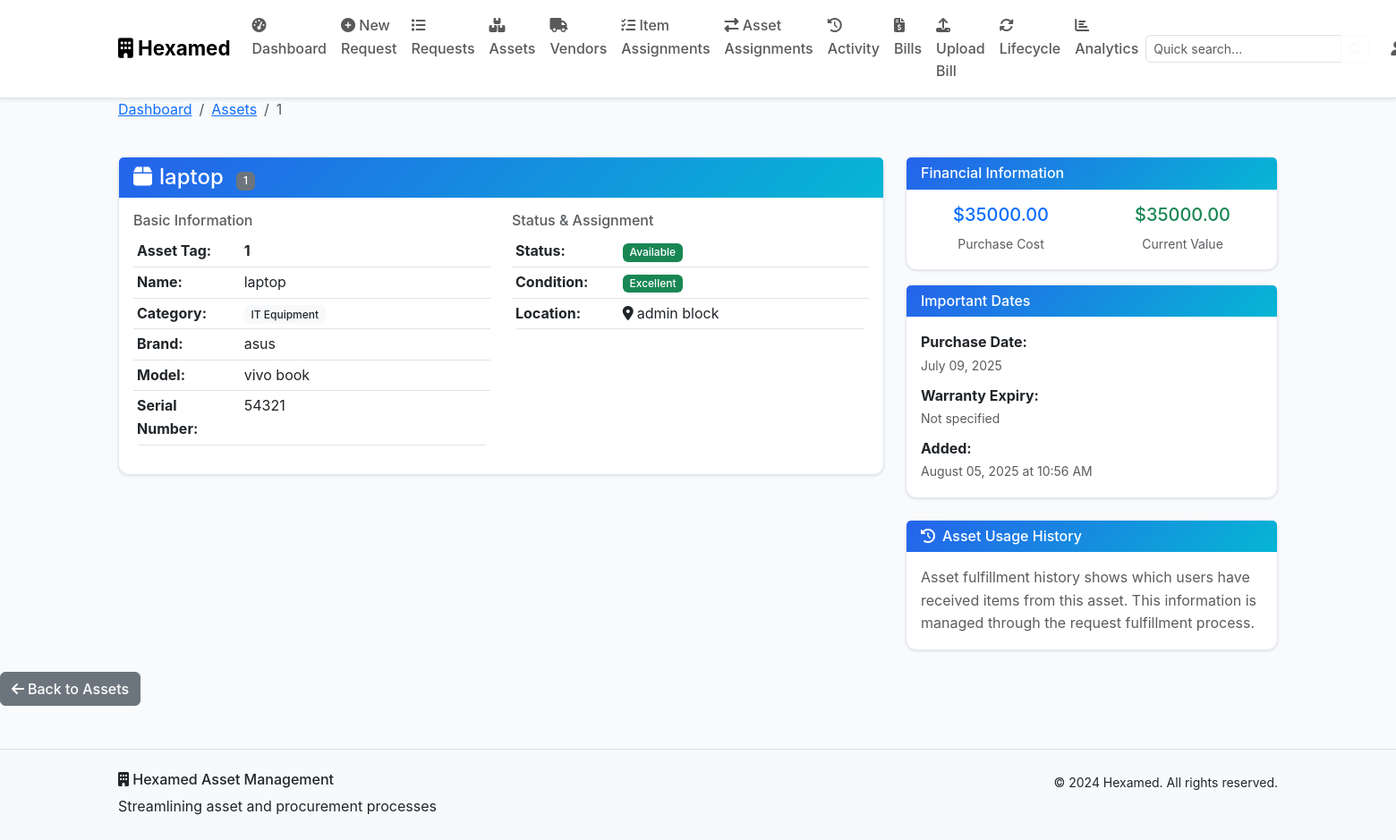
/asset/1 (signed in), run on an earlier commit of the app's database.
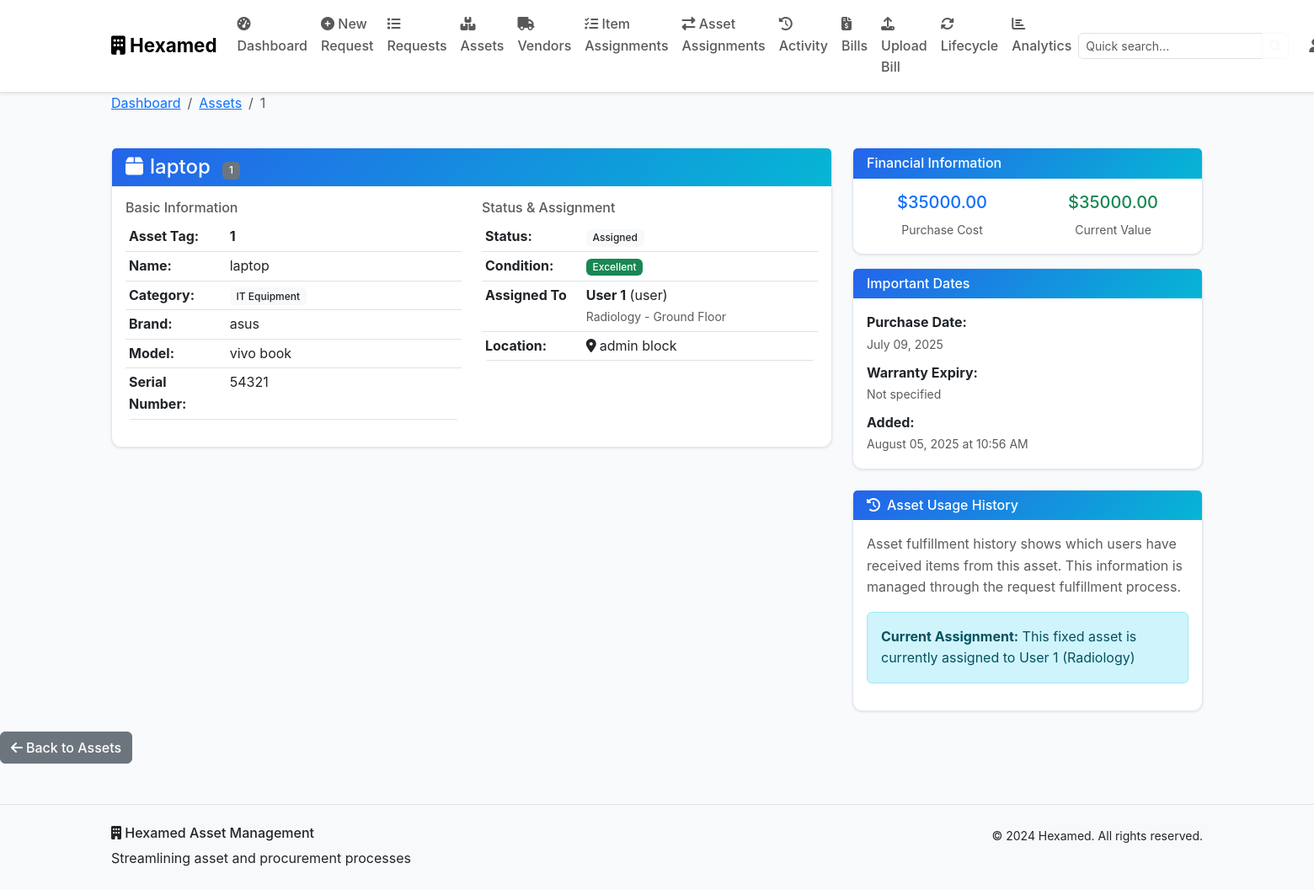
And on a later commit of the database.
### models.py (models this page shows, shortened)
class Asset(db.Model):
    id = db.Column(db.Integer, primary_key=True)
    asset_tag = db.Column(db.String(50), unique=True, nullable=False)
    name = db.Column(db.String(200), nullable=False)
    category = db.Column(db.String(100), nullable=False)
    asset_type = db.Column(db.String(50), default='Fixed Asset')  # Fixed Asset or Consumable Asset
    brand = db.Column(db.String(100))
    model = db.Column(db.String(100))
    serial_number = db.Column(db.String(100))
    purchase_date = db.Column(db.Date)
    purchase_cost = db.Column(db.Float)
    current_value = db.Column(db.Float)
    condition = db.Column(db.String(50), default='Good')
    location = db.Column(db.String(200))
    assigned_to = db.Column(db.Integer, db.ForeignKey('user.id'))
    status = db.Column(db.String(50), default='Available')
    warranty_expiry = db.Column(db.Date)
    notes = db.Column(db.Text)
    current_quantity = db.Column(db.Integer, default=1)
    minimum_threshold = db.Column(db.Integer, default=5)
    unit_of_measurement = db.Column(db.String(50), default='Piece')
    created_at = db.Column(db.DateTime, default=datetime.utcnow)
    updated_at = db.Column(db.DateTime, default=datetime.utcnow, onupdate=datetime.utcnow)
    assigned_user = db.relationship('User', backref='assigned_assets')

class User(db.Model):
    id = db.Column(db.Integer, primary_key=True)
    username = db.Column(db.String(80), unique=True, nullable=False)
    email = db.Column(db.String(120), unique=True, nullable=False)
    password_hash = db.Column(db.String(256), nullable=False)
    role = db.Column(db.String(50), nullable=False, default='User')
    full_name = db.Column(db.String(100), nullable=False)
    floor = db.Column(db.String(50))
    department = db.Column(db.String(100))
    created_at = db.Column(db.DateTime, default=datetime.utcnow)
    is_active = db.Column(db.Boolean, default=True)
    requests = db.relationship('AssetRequest', foreign_keys='AssetRequest.user_id', backref='requester', lazy=True)

### routes.py (the view)
    def decorated_function(*args, **kwargs):
        if 'user_id' not in session:
            flash('Please log in to access this page.', 'warning')
            return redirect(url_for('login'))
        return f(*args, **kwargs)

### routes.py (called while the page is built)
def require_login(f):
    def decorated_function(*args, **kwargs):
        if 'user_id' not in session:
            flash('Please log in to access this page.', 'warning')
            return redirect(url_for('login'))
        return f(*args, **kwargs)
    decorated_function.__name__ = f.__name__
    return decorated_function

@app.route('/asset/<int:asset_id>')
@require_login
def view_asset_detail(asset_id):
    from datetime import date
    asset = Asset.query.get_or_404(asset_id)
    fulfilled_requests = AssetRequest.query.filter_by(fulfilled_from_asset_id=asset_id).order_by(AssetRequest.fulfilled_at.desc()).all()
    return render_template('asset_detail.html', asset=asset, today=date.today(), fulfilled_requests=fulfilled_requests)

### templates/asset_detail.html (shortened to what the changed rows need)
{% extends "base.html" %}
{% block content %}
<div class="container">
    <div class="row mb-4">
        <div class="col">
            <nav aria-label="breadcrumb">
                <ol class="breadcrumb">
                    <li class="breadcrumb-item"><a href="{{ url_for('dashboard') }}">Dashboard</a></li>
                    <li class="breadcrumb-item"><a href="{{ url_for('view_assets') }}">Assets</a></li>
                    <li class="breadcrumb-item active">{{ asset.asset_tag }}</li>
                </ol>
            </nav>
        </div>
    </div>
    <div class="row">
        <div class="col-lg-8">
            <div class="card">
                <div class="card-header">
                    <h4 class="mb-0">
                        <i class="fas fa-box me-2"></i>{{ asset.name }}
                        <span class="badge bg-secondary ms-2">{{ asset.asset_tag }}</span>
                    </h4>
                </div>
                <div class="card-body">
                    <div class="row">
                        <div class="col-md-6">
                            <table class="table table-sm">
                                <tr>
                                    <th width="30%">Asset Tag:</th>
                                    <td><strong>{{ asset.asset_tag }}</strong></td>
                                </tr>
                                <tr>
                                    <th>Name:</th>
                                    <td>{{ asset.name }}</td>
                                </tr>
                                <tr>
                                    <th>Category:</th>
                                    <td><span class="badge bg-light text-dark">{{ asset.category }}</span></td>
                                </tr>
                                <tr>
                                    <th>Brand:</th>
                                    <td>{{ asset.brand or '-' }}</td>
                                </tr>
                                <tr>
                                    <th>Model:</th>
                                    <td>{{ asset.model or '-' }}</td>
                                </tr>
                                <tr>
                                    <th>Serial Number:</th>
                                    <td>{{ asset.serial_number or '-' }}</td>
                                </tr>
                            </table>
                        </div>
                        <div class="col-md-6">
                            <table class="table table-sm">
                                <tr>
                                    <th width="30%">Status:</th>
                                    <td>
                                        {% if asset.status == 'Available' %}
                                            <span class="badge bg-success">{{ asset.status }}</span>
                                        {% elif asset.status == 'In Use' %}
                                            <span class="badge bg-warning">{{ asset.status }}</span>
                                        {% elif asset.status == 'Maintenance' %}
                                            <span class="badge bg-danger">{{ asset.status }}</span>
                                        {% elif asset.status == 'Disposed' %}
                                            <span class="badge bg-secondary">{{ asset.status }}</span>
                                        {% elif asset.status == 'Out of Stock' %}
                                            <span class="badge bg-dark">{{ asset.status }}</span>
                                        {% else %}
                                            <span class="badge bg-light text-dark">{{ asset.status }}</span>
                                        {% endif %}
                                    </td>
                                </tr>
                                <tr>
                                    <th>Condition:</th>
                                    <td>
                                        {% if asset.condition == 'Excellent' %}
                                            <span class="badge bg-success">{{ asset.condition }}</span>
                                        {% elif asset.condition == 'Good' %}
                                            <span class="badge bg-info">{{ asset.condition }}</span>
                                        {% elif asset.condition == 'Fair' %}
                                            <span class="badge bg-warning">{{ asset.condition }}</span>
                                        {% elif asset.condition == 'Poor' %}
                                            <span class="badge bg-danger">{{ asset.condition }}</span>
                                        {% endif %}
                                    </td>
                                </tr>
                                {% if asset.assigned_to %}
                                    <tr>
                                        <th>Assigned To</th>
                                        <td>
                                            <strong>{{ asset.assigned_user.full_name }}</strong> ({{ asset.assigned_user.username }})
                                            <br><small class="text-muted">{{ asset.assigned_user.department }} - {{ asset.assigned_user.floor }}</small>
                                        </td>
                                    </tr>
                                    {% endif %}
                                <tr>
                                    <th>Location:</th>
                                    <td>
                                        {% if asset.location %}
                                            <i class="fas fa-map-marker-alt me-1"></i>{{ asset.location }}
                                        {% else %}
                                            <span class="text-muted">Not specified</span>
                                        {% endif %}
                                    </td>
                                </tr>
                            </table>
                        </div>
                    </div>
                </div>
            </div>
        </div>
        <div class="col-lg-4">
            <div class="card mb-3">
                <div class="card-body">
                    <div class="row text-center">
                        <div class="col-6">
                            <h5 class="text-primary">${{ "%.2f"|format(asset.purchase_cost) if asset.purchase_cost else '-' }}</h5>
                            <small class="text-muted">Purchase Cost</small>
                        </div>
                        <div class="col-6">
                            <h5 class="text-success">${{ "%.2f"|format(asset.current_value) if asset.current_value else '-' }}</h5>
                            <small class="text-muted">Current Value</small>
                        </div>
                    </div>
                </div>
            </div>
            <div class="card mb-3">
                <div class="card-body">
                    <div class="mb-2">
                        <strong>Purchase Date:</strong><br>
                        <small class="text-muted">
                            {% if asset.purchase_date %}
                                {{ asset.purchase_date.strftime('%B %d, %Y') }}
                            {% else %}
                                Not specified
                            {% endif %}
                        </small>
                    </div>
                    <div>
                        <strong>Added:</strong><br>
                        <small class="text-muted">
                        {% if asset.created_at %}
                            {{ asset.created_at.strftime('%B %d, %Y at %I:%M %p') }}
                        {% else %}
                            Not specified
                        {% endif %}
                    </small>
                    </div>
                </div>
            </div>
            <div class="card mt-4">
                <div class="card-body">
                    <p class="text-muted mb-0">Asset fulfillment history shows which users have received items from this asset. This information is managed through the request fulfillment process.</p>
                    {% if asset.assigned_to and asset.asset_type == 'Fixed Asset' %}
                    <div class="alert alert-info mt-3">
                        <strong>Current Assignment:</strong> This fixed asset is currently assigned to {{ asset.assigned_user.full_name }} ({{ asset.assigned_user.department }})
                    </div>
                    {% endif %}
                </div>
            </div></div>
        </div>
    </div>
{% endblock %}

What changed in the data, as far as the page shows it:
changed Asset "laptop": assigned_to empty → 4 (drawn); status "Available" → "Assigned"
now on this page (row unchanged): User: assigned_user.full_name "User 1", assigned_user.username "user", assigned_user.department "Radiology", assigned_user.floor "Ground Floor"
Also different on the page:
text now shown: "Assigned To ( ) - Current Assignment: This fixed asset is currently assigned to ( )"
